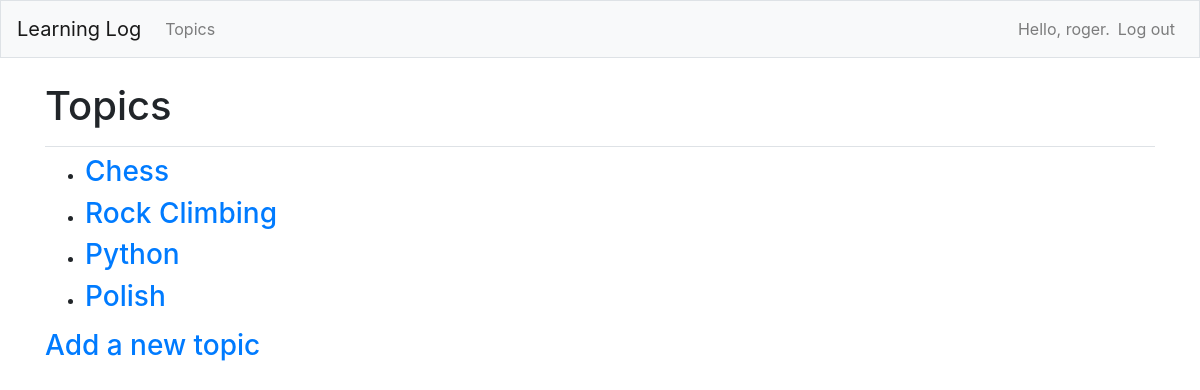
Before: /topics/ (signed in) with the older database file.
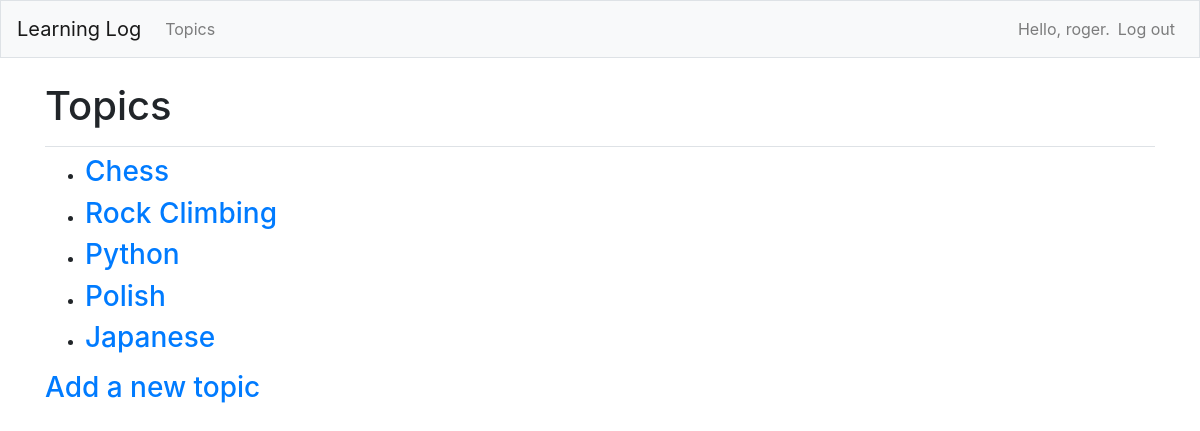
After: the same page with the newer database file.
### learning_logs/models.py (models this page shows)
class Topic(models.Model):
    text = models.CharField(max_length=200)
    date_added = models.DateTimeField(auto_now_add=True)
    owner = models.ForeignKey(User, on_delete=models.CASCADE)
    def __str__(self):
        return self.text

### learning_logs/views.py (the view)
# urls.py: path('topics/', views.topics, name='topics'),
@login_required
def topics(request):
    topics = Topic.objects.filter(owner=request.user).order_by('date_added')
    context = {'topics': topics}
    return render(request, 'learning_logs/topics.html', context)

### learning_logs/templates/learning_logs/topics.html
{% extends "learning_logs/base.html" %}
{% block page_header %}
    <h1>Topics</h1>
{% endblock page_header %}
{% block content %}
    <ul>
        {% for topic in topics %}
            <li><h3>
                    <a href="{% url 'learning_logs:topic' topic.id %}">{{ topic }}</a>
            </h3></li>
        {% empty %}
            <li><h3>No topics have been added yet.</h3></li>
        {% endfor %}
    </ul>
    <h3><a href="{% url 'learning_logs:new_topic' %}">Add a new topic</a></h3>
    {% endblock content %}

Changed rows visible on the page:
added Topic: text "Japanese"
